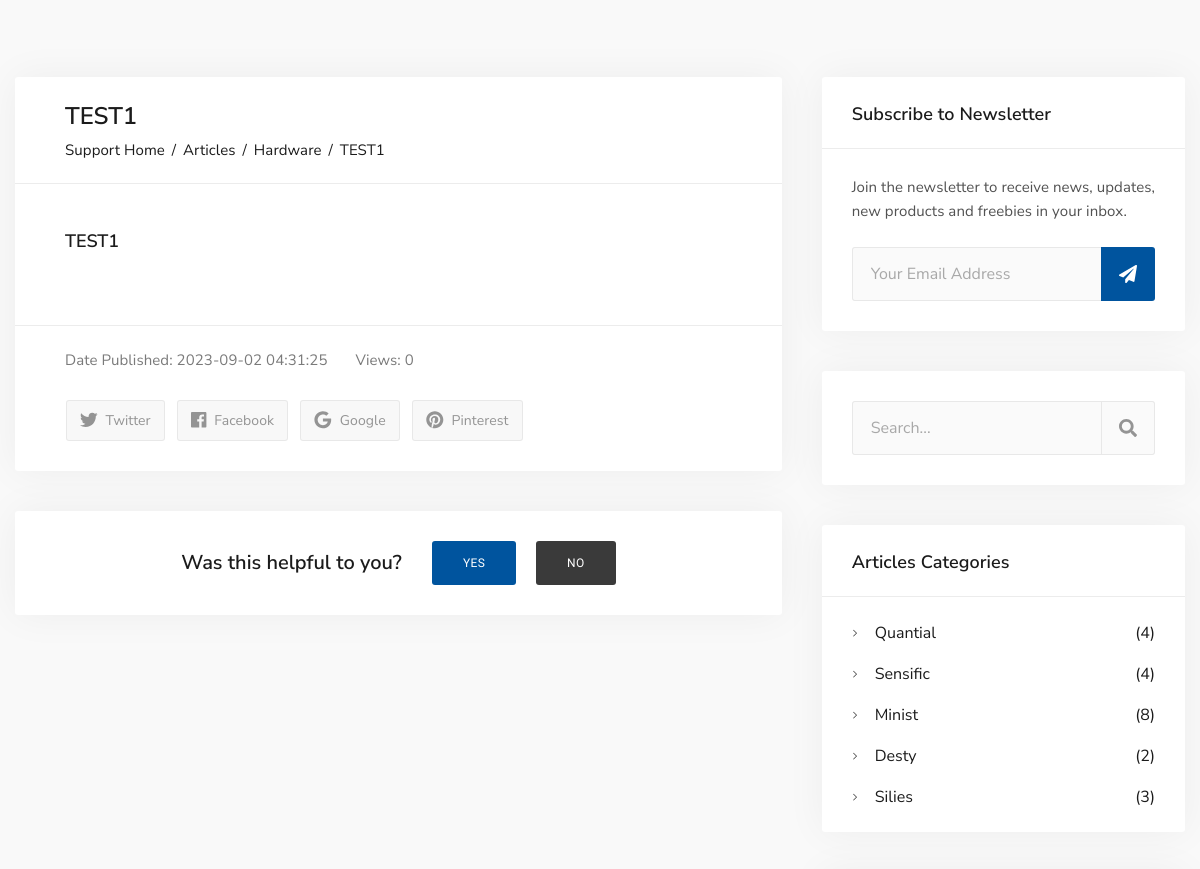
/article-details.php?id=3 (middle part), run on an earlier commit of the app's database.
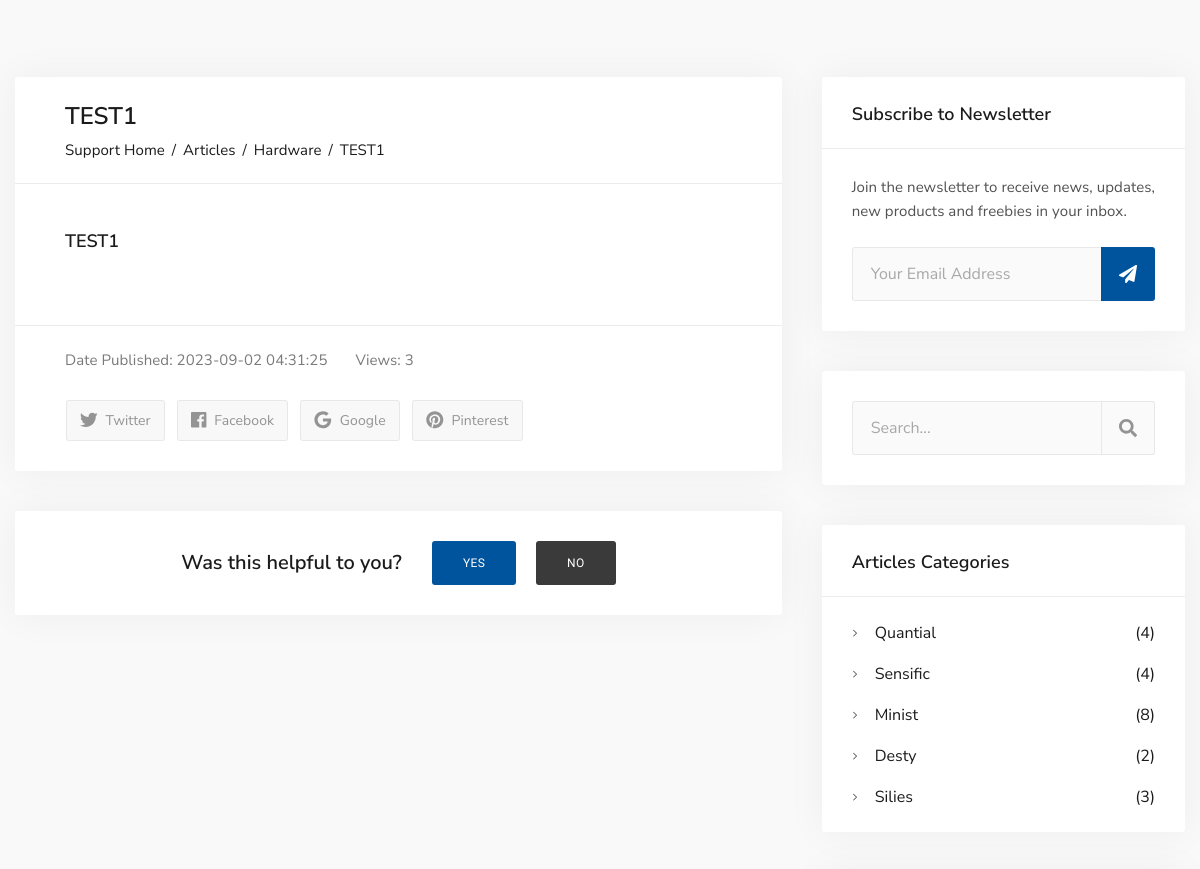
And on a later commit of the database.
### tables this page shows
CREATE TABLE `articles` (
  `id` int(11) NOT NULL,
  `title` varchar(255) NOT NULL,
  `content` text NOT NULL,
  `category` varchar(100) NOT NULL,
  `date_published` datetime NOT NULL DEFAULT current_timestamp(),
  `view_count` int(11) NOT NULL,
  `helpful` int(11) NOT NULL
);

### article-details.php (the view, shortened to what the changed rows need)
<!DOCTYPE html>
<html lang="en">
<head>
    <link rel="stylesheet" href="assets/vendor/bootstrap/dist/css/bootstrap.min.css">
    <link rel="stylesheet" href="assets/vendor/fancybox/dist/jquery.fancybox.min.css">
    <link rel="stylesheet" href="assets/vendor/pixeden-stroke-7-icon/pe-icon-7-stroke/dist/pe-icon-7-stroke.min.css">
    <link rel="stylesheet" type="text/css" href="assets/vendor/swiper/dist/css/swiper.min.css">
    <link rel="stylesheet" type="text/css" href="assets/vendor/bootstrap-select/dist/css/bootstrap-select.min.css">
    <link rel="stylesheet" type="text/css" href="assets/vendor/dropzone/dist/min/dropzone.min.css">
    <link rel="stylesheet" type="text/css" href="assets/vendor/quill/dist/quill.snow.css">
    <link rel="stylesheet" href="assets/css/amdesk.css">
    <link rel="stylesheet" href="assets/css/custom.css">
</head>
<body>
<?php
include ('php_scripts\header.php');
?>
    <div class="dx-main">
<div class="dx-box-5 pb-100 bg-grey-6">
        <div class="container">
            <div class="row vertical-gap md-gap">
            <?php
if (isset($_GET['id'])) {
    $articleId = $_GET['id'];
    $sql = "SELECT * FROM articles WHERE id = $articleId";
    $result = $conn->query($sql);
    if ($result->num_rows > 0) {
        while ($row = $result->fetch_assoc()) {
            $articleTitle = $row["title"];
            $articleContent = $row["content"];
            $articleCategory = $row["category"];
            $datePublished = $row["date_published"];
            $viewCount = $row["view_count"];
        }
    } else {
        echo "Article not found";
    }
} else {
    echo "Article ID not provided";
}
?>
<div class="col-lg-8">
    <div class="dx-box dx-box-decorated">
        <div class="dx-blog-post">
            <div class="dx-blog-post-box pt-30 pb-30">
                <h2 class="h4 mnt-5 mb-8"><?php echo $articleTitle; ?></h2>
                <ul class="dx-breadcrumbs text-left dx-breadcrumbs-dark mnb-8">
                    <li><a href="help-center.html">Support Home</a></li>
                    <li><a href="articles.html">Articles</a></li>
                    <li><a href="single-article-category.html"><?php echo $articleCategory?></a></li>
                    <li><?php echo $articleTitle; ?></li>
                </ul>
            </div>
            <div class="dx-blog-post-box">
                <h4 class="h6"><?php echo $articleContent; ?></h4>
            </div>
            <div class="dx-blog-post-box pt-30 pb-30">
                <ul class="dx-blog-post-info mnt-15 mnb-2">
                    <li>Date Published: <?php echo $datePublished?></li>
                    <li>Views: <?php echo $viewCount?></li>
                </ul>
            </div>
        </div>
    </div>
</div>
            </div>
        </div>
    </div>
<?php
include ('php_scripts\footer.php');
 ?>
</body>
</html>

What changed in the data, as far as the page shows it:
changed articles "TEST1": view_count "0" → "3"
